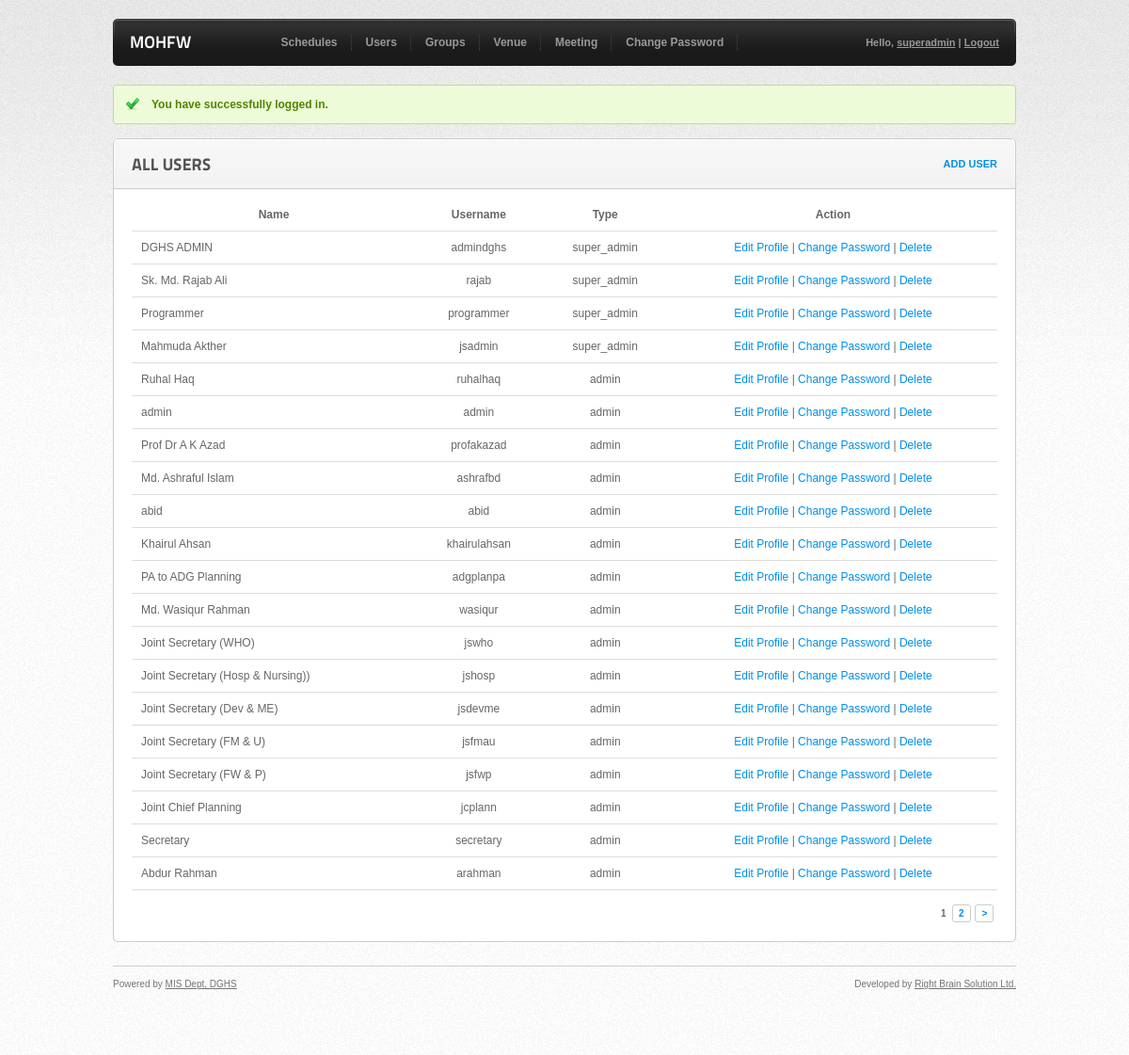
Screenshot of /user/manageUser (signed in) with the database file from the repository.
### tables this page shows
CREATE TABLE IF NOT EXISTS `users` (
  `user_id` smallint(6) NOT NULL AUTO_INCREMENT,
  `username` varchar(50) NOT NULL,
  `password` varchar(35) NOT NULL,
  `user_type_id` tinyint(2) NOT NULL,
  `created_date` date NOT NULL,
  `modified_date` timestamp NOT NULL DEFAULT '0000-00-00 00:00:00' ON UPDATE CURRENT_TIMESTAMP,
  `group_id` smallint(6) NOT NULL,
  PRIMARY KEY (`user_id`),
  UNIQUE KEY `username` (`username`),
  KEY `user_type_id` (`user_type_id`),
  KEY `group_id` (`group_id`)
);

CREATE TABLE IF NOT EXISTS `profiles` (
  `profile_id` smallint(6) NOT NULL AUTO_INCREMENT,
  `user_id` smallint(6) NOT NULL,
  `name` varchar(100) NOT NULL,
  `email_address` varchar(100) NOT NULL,
  PRIMARY KEY (`profile_id`),
  KEY `user_id` (`user_id`)
);

CREATE TABLE IF NOT EXISTS `user_types` (
  `user_type_id` tinyint(2) NOT NULL AUTO_INCREMENT,
  `title` varchar(20) NOT NULL,
  PRIMARY KEY (`user_type_id`)
);

### app/controllers/UserController.php (called while the page is built, shortened)
<?php
class UserController extends BaseController
{
    public function  __construct ()
    {
        $this->load->model('users');
        $this->data['userType'] = $this->session->userdata('userType');
    }
    public function manageUser()
    {
        $url = site_url('user/manageUser');
        $this->_processPagination($url);
        $this->layout->view('users/manage-user', $this->data);
    }
    private function _processPagination($url)
    {
        $this->load->library('pagination');
        $uriAssoc = $this->uri->uri_to_assoc();
        $page = empty ($uriAssoc['page']) ? 0 : $uriAssoc['page'];
        $this->data['users'] = $this->users->getAll($page);
    }
}

### system/codeigniter/CodeIgniter.php (called while the page is built, shortened)
<?php  if ( ! defined('BASEPATH')) exit('No direct script access allowed');
$EXT =& load_class('Hooks');
$EXT->_call_hook('pre_system');
$URI =& load_class('URI');
$RTR =& load_class('Router');
$method = $RTR->fetch_method();
$EXT->_call_hook('pre_controller');
$CI = new $class();
if ($RTR->scaffolding_request === TRUE)
{
	if ($EXT->_call_hook('scaffolding_override') === FALSE)
	{
		$CI->_ci_scaffolding();
	}
}
else
{
	if (method_exists($CI, '_remap'))
	{
		$CI->_remap($method);
	}
	else
	{
		call_user_func_array(array(&$CI, $method), array_slice($URI->rsegments, 2));
	}
}

### index.php (called while the page is built, shortened)
<?php
require_once BASEPATH.'codeigniter/CodeIgniter'.EXT;

### app/libraries/Layout.php (called while the page is built, shortened)
<?php if (!defined('BASEPATH')) exit('No direct script access allowed');
class Layout
{
    var $layout;
    function Layout($layout = "layouts/main")
    {
        $this->obj =& get_instance();
        $this->layout = $layout;
    }
    function view($view, $data=null, $return=false)
    {
        $data['content_for_layout'] = $this->obj->load->view($view,$data,true);
        if($return)
        {
            $output = $this->obj->load->view($this->layout,$data, true);
            return $output;
        }
        else
        {
            $this->obj->load->view($this->layout,$data, false);
        }
    }
}

### system/codeigniter/Base5.php (called while the page is built)
<?php  if ( ! defined('BASEPATH')) exit('No direct script access allowed');
class CI_Base {
	private static $instance;
	public function CI_Base()
	{
		self::$instance =& $this;
	}
	public static function &get_instance()
	{
		return self::$instance;
	}
}
function &get_instance()
{
	return CI_Base::get_instance();
}

### app/libraries/MY_Model.php (called while the page is built, shortened)
<?php  if (!defined('BASEPATH')) exit('No direct script access allowed');
class MY_Model extends Model
{
    public function loadTable($table, $primaryKey = 'id')
    {
        $this->table = $table;
        $this->primaryKey = $primaryKey;
    }
}

### app/models/users.php (called while the page is built, shortened)
<?php
class Users extends MY_Model
{
    public function getAll($offset = 0)
    {
        $limit = $this->config->item('rowsPerPage');
        $this->db->select();
        $this->db->from($this->table);
        $this->db->join('profiles', "profiles.{$this->primaryKey}={$this->table}.{$this->primaryKey}");
        $this->db->join('user_types', "user_types.user_type_id={$this->table}.user_type_id");
        $this->db->limit($limit, $offset);
        return $this->db->get()->result_array();
    }
}

### app/libraries/Session.php (called while the page is built, shortened)
<?php  if (!defined('BASEPATH')) exit('No direct script access allowed');
class CI_Session {
  function userdata($item, $subitem=null)
  {
    if ($subitem) {
      if ($subitem == 'session_id'){
        return session_id();
      } else {
        if (isset($_SESSION[$item])) {
          if (is_array($_SESSION[$item])) return (!isset($_SESSION[$item][$subitem])) ? false : $_SESSION[$item][$subitem];
          if (is_object($_SESSION[$item])) return (!isset($_SESSION[$item]->$subitem)) ? false : $_SESSION[$item]->$subitem;
          return false;
        }
      }
    }
    else {
      if($item == 'session_id'){
        return session_id();
      } else {
        return ( ! isset($_SESSION[$item])) ? false : $_SESSION[$item];
      }
    }
  }
}

### app/views/users/manage-user.php (the view)
<div class="block">
    <div class="block_head">
        <h2>All Users</h2>
        <ul>
            <a href="<?php echo site_url("user/addUser") ?>">Add User</a>
        </ul>
    </div>
    <div class="block_content">
        <table cellpadding="0" cellspacing="0" width="100%">
            <tr>
                <th class="centered">Name</th>
                <th class="centered">Username</th>
                <th class="centered">Type</th>
                <th class="action">Action</th>
            </tr>
            <?php if (empty ($users)) : ?>
            <tr>
                <td colspan="4" class="nodatamsg">No user is found.</td>
            </tr>
            <?php else : foreach($users as $user) : ?>
            <tr>
                <td><?php echo $user['name'] ?></td>
                <td class="centered"><?php echo $user['username'] ?></td>
                <td class="centered"><?php echo $user['title'] ?></td>
                <td class="action">
                    <a href="<?php echo site_url("user/editUser/id/{$user['user_id']}") ?>">Edit Profile</a> |
                    <a href="<?php echo site_url("user/changePassword/id/{$user['user_id']}") ?>" >Change Password</a> |
                    <a href="<?php echo site_url("user/deleteUser/id/{$user['user_id']}") ?>" id='delete'>Delete</a>
                </td>
            </tr>
            <?php endforeach; endif ?>
        </table>
        <div class="pagination right">
            <?php echo $this->pagination->create_links() ?>
        </div>
    </div>
</div>

### app/libraries/MY_Pagination.php (shortened to what this page needs)
<?php
class MY_Pagination extends CI_Pagination
{
    protected $values = array();
    public function MY_Pagination()
    {
        $this->values['cur_tag_open'] = '&nbsp;&nbsp;<strong>';
        $this->values['cur_tag_close'] = '</strong>&nbsp;';
    }
}

### app/views/layouts/main.php (shortened to what this page needs)
<!DOCTYPE html PUBLIC "-//W3C//DTD XHTML 1.0 Transitional//EN" "http://www.w3.org/TR/xhtml1/DTD/xhtml1-transitional.dtd">
<html xmlns="http://www.w3.org/1999/xhtml">
    <head>
        <link rel="stylesheet" href="<?php echo site_url('assets/css/print.css'); ?>" media="print" />
    </head>
    <body>
        <div id="hld">
            <div class="wrapper">
                <div id="header">
                    <h1><a href="http://mohfw.gov.bd">MOHFW</a></h1>
                    <ul id="nav">
                        <li ><a href=<?php echo site_url('schedule') ?>>Schedules</a>
                        </li>
                        <?php if ($this->session->userdata('userType') == SUPER_ADMIN) : ?>
                        <li ><a href=<?php echo site_url('user/manageUser') ?>>Users</a>
                        </li>
                        <li><a href=<?php echo site_url('group') ?>>Groups</a>
                        </li>
                        <li><a href=<?php echo site_url('venue') ?>>Venue</a>
                        </li>
                        <?php endif; ?>
                        <li><a href=<?php echo site_url('meeting') ?>>Meeting</a>
                        </li>
                        <li><a href=<?php echo site_url('user/changePassword/id').'/'.$this->session->userdata('user_id') ?>>Change Password</a> </li>
                    </ul>
                    <p class="user">
                        Hello, <a href="<?php echo site_url('user/editUser/id').'/'.$this->session->userdata('user_id')?>"><?php echo $this->session->userdata('username') ?></a> |
                        <a href="<?php echo site_url('user/logout') ?>">Logout</a>
                    </p>
                </div>
                <?php if (!empty($notification['message'])) : ?>
                <div class="block message-block">
                    <div class="message <?php echo $notification['messageType'] ?>" style="display: block;">
                        <p><?php echo $notification['message'] ?></p>
                    </div>
                </div>
                <?php endif ?>
                <?php echo $content_for_layout ?>
                <div id="footer">
                    <p class="left">Powered by <a href="http://www.dghs.gov.bd/">MIS Dept, DGHS</a></p>
                    <p class="right">Developed by <a href="http://www.rightbrainsolution.com/">Right Brain Solution Ltd.</a></p>
                </div>
            </div>
        </div>
    </body>
</html>

### assets/css/style.css (style rules this page uses)
* { padding:0; margin:0; }
body { background: #fbfbfb url(../images/bg.jpg) 0 0 repeat; font-family: "Lucida Grande", Verdana, sans-serif; font-size: 12px; color: #666; line-height: 20px; }
p { padding-bottom: 15px; }
ul li { list-style: none; }
a { color: #008ee8; text-decoration: none; outline: none; }
#hld { background: url(../images/hld.jpg) 0 0 repeat-x; min-height: 402px; }
.wrapper { width:960px; margin:0 auto; padding-top: 20px; }
#header { height: 50px; padding: 0 18px; line-height: 50px; background: url(../images/hdr.gif) 0 0 no-repeat; color: #999; font-weight: bold; margin-bottom: 20px; }
#header a { color: #999; text-decoration: none; }
#header h1 { float: left; margin-right: 80px; font-family: "Titillium800", Helvetica, Arial, sans-serif; font-size: 18px; font-weight: normal; text-transform: uppercase; color: #fff; }
#header h1 a { color: #fff; }
#header #nav, #header #nav * { z-index: 20; }
#header #nav { margin: 0; border: 0 none; padding: 0; width: auto; list-style: none; height: 50px; padding: 0; float: left; }
#header #nav li { margin: 0; border: 0 none; padding: 0; float: left; display: inline; list-style: none; position: relative; height: 50px; padding: 0 5px; background: url(../images/nsp.gif) center right no-repeat; line-height: 50px; }
#header #nav a { float: none !important; float: left; display: block; height: auto !important; height: 1%; height: 30px; padding: 0 10px; }
#header .user { float: right; font-size: 11px; }
#header .user a { text-decoration: underline; }
.block { background: url(../images/bnd.gif) bottom center no-repeat; padding-bottom: 5px; margin-bottom: 25px; clear: both; }
.message-block { background: none !important; padding-bottom: 5px !important; margin-bottom: 0 !important; }
.block .block_head { height: 54px; line-height: 54px; padding: 0 20px; background: url(../images/bhead.gif) 0 0 no-repeat; overflow: hidden; }
.block .block_head h2 { font-family: "Titillium999", Helvetica, Arial, sans-serif; font-size: 18px; font-weight: normal; text-transform: uppercase; color: #555; text-shadow: 1px 1px 0 #fff; float: left; }
.block .block_head ul { float: right; text-transform: uppercase; font-size: 11px; font-weight: bold; text-shadow: 1px 1px 0 #fff; }
.block .block_content { overflow: hidden; background: url(../images/bbg.gif) 0 0 repeat-y; padding: 10px 20px 0; }
.block table { text-align: left; margin-bottom: 15px; }
.block table tr td, .block table tr th { border-bottom: 1px solid #ddd; padding: 10px; line-height: normal; text-align: left; }
.block table tr th.centered, .block table tr td.centered, .block table tr th.action, .block table tr td.action { text-align: center !important; }
.block .pagination { font-size: 10px; font-weight: bold; padding-bottom: 15px; padding-top: 15px; border-top: 1px solid #eee; }
.block .pagination.right { float: right; text-align: right; padding-top: 0; border: 0; width: 500px; overflow: hidden; }
.block .pagination a { border: 1px solid #ccc; -webkit-border-radius: 3px; -moz-border-radius: 3px; border-radius: 3px; padding: 3px 6px; margin: 0 1px; }
.block .message { padding: 10px 15px 10px 40px; margin: 10px 0; font-weight: bold; overflow: hidden; -webkit-border-radius: 3px; -moz-border-radius: 3px; border-radius: 3px; }
.block .message p { padding: 0; width: 93%; float: left; }
.block .message.success { border: 1px solid #bfde84; background: #edfbd8 url(../images/success.gif) 12px 12px no-repeat; color: #508600; }
#footer { background: url(../images/ft.gif) 0 0 repeat-x; padding: 10px 0 50px; font-size: 10px; color: #757575; clear: both; overflow: hidden; }
#footer a { color: #757575; text-decoration: underline; }
#footer .left { float: left; }
#footer .right { float: right; text-align: right; }
p.right { float: right; }

### assets/css/print.css (style rules this page uses)
body { margin:0; padding:0; line-height: 1.4em; word-spacing:1px; letter-spacing:0.2px; font: 13px Arial, Helvetica,"Lucida Grande", serif; color: #000; }
h2 { color:#000; font-size:25px; }

### rows the page displays
users: profiles.name "DGHS ADMIN", username "admindghs", user_type.title "super_admin"
users: profiles.name "Sk. Md. Rajab Ali", username "rajab", user_type.title "super_admin"
users: profiles.name "Programmer", username "programmer", user_type.title "super_admin"
users: profiles.name "Mahmuda Akther", username "jsadmin", user_type.title "super_admin"
users: profiles.name "Ruhal Haq", username "ruhalhaq", user_type.title "admin"
users: profiles.name "admin", username "admin", user_type.title "admin"
users: profiles.name "Prof Dr A K Azad", username "profakazad", user_type.title "admin"
users: profiles.name "Md. Ashraful Islam", username "ashrafbd", user_type.title "admin"
users: profiles.name "abid", username "abid", user_type.title "admin"
users: profiles.name "Khairul Ahsan", username "khairulahsan", user_type.title "admin"
users: profiles.name "PA to ADG Planning", username "adgplanpa", user_type.title "admin"
users: profiles.name "Md. Wasiqur Rahman", username "wasiqur", user_type.title "admin"
users: profiles.name "Joint Secretary (WHO)", username "jswho", user_type.title "admin"
users: profiles.name "Joint Secretary (Hosp & Nursing))", username "jshosp", user_type.title "admin"
users: profiles.name "Joint Secretary (Dev & ME)", username "jsdevme", user_type.title "admin"
users: profiles.name "Joint Secretary (FM & U)", username "jsfmau", user_type.title "admin"
users: profiles.name "Joint Secretary (FW & P)", username "jsfwp", user_type.title "admin"
users: profiles.name "Joint Chief Planning", username "jcplann", user_type.title "admin"
users: profiles.name "Secretary", username "secretary", user_type.title "admin"
users: profiles.name "Abdur Rahman", username "arahman", user_type.title "admin"

### other values shown
$this->session->userdata('username') "superadmin"
$notification['message'] "You have successfully logged in."
$this->pagination->create_links() "1 2 >"
